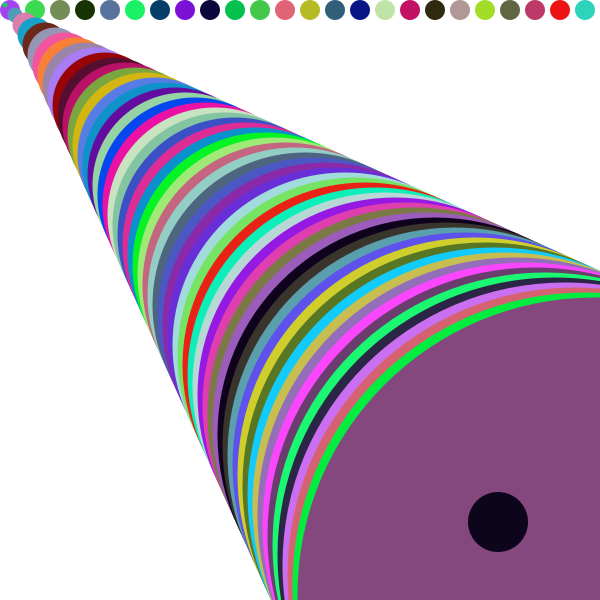
Frame 1 (no input)
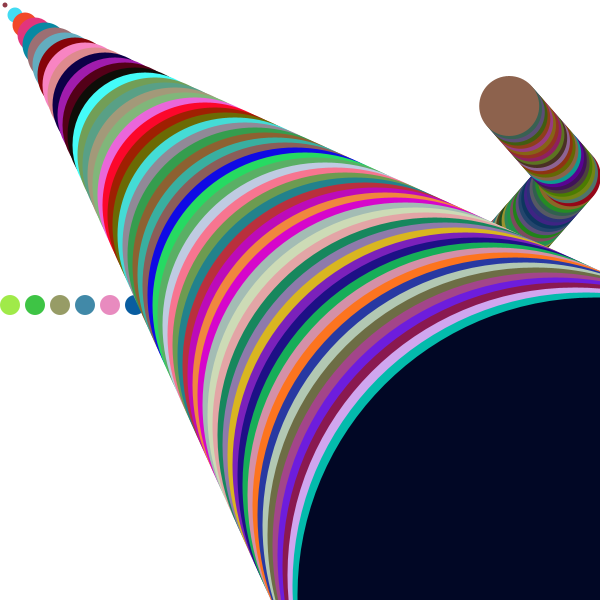
Frame 60 (the mouse pressed at the canvas centre just before this capture)
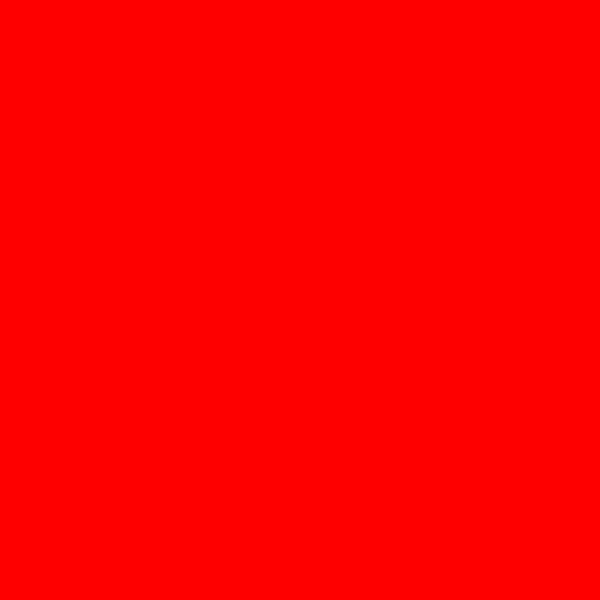
Frame 120 (the mouse held since frame 60 and released just before this capture)

The Processing sketch that drew these frames (run headless with seeded random() and noise(); from frame 60 on, the mouse is pressed at the canvas centre):

// Processing sketch: processing_33382
// ── processing_33382.pde



int line_y = 0;
int space_between_line = 10;

int x = 0;
int y = 0;


int a = 0; //parade attempt
int b = 10; //parade attempy


 
int size = 60;       // Width of the shape
float xpos, ypos;    // Starting position of shape    

float xspeed = 2.8;  // Speed of the shape
float yspeed = 3.2;  // Speed of the shape

int xdirection = 1;  // Left or Right
int ydirection = 1;


void setup(){

  size(600,600);
  background(255);
  
  noStroke();
   smooth();
  // Set the starting position of the shape
  xpos = width/2;
  ypos = height/2;
  
  frameRate(10);
}

void draw(){
  
    

  
  background(255,0,0);

if(line_y < height){

  
  strokeWeight(5);  
  line(0, line_y, width, line_y);
  
  line_y += space_between_line;
  
  strokeWeight(1);
  background(255);
  
              
                        for( int i= 10; i <= width - 10; i+=25) {
                      // do stuff   --------write code that you want to execute inside the brackets
                        
                        
                         fill(random(255), random(255), random(255));
                          ellipse(i,b, 20,20);
                          
                      
                      }
                        b+=5;
  
   for( int i= 5; i < width; i+=10) {
// do stuff   --------write code that you want to execute inside the brackets
  fill(random(255), random(255), random(255));
  ellipse(x+i, y+i, i, i);


fill(random(155),random(155),random(155));
 // Update the position of the shape
  xpos = xpos + ( xspeed * xdirection );
  ypos = ypos + ( yspeed * ydirection );
  
  // Test to see if the shape exceeds the boundaries of the screen
  // If it does, reverse its direction by multiplying by -1

  if (xpos > width-size || xpos < 0) {
    xdirection *= -1;
  }
  

  if (ypos > height-size || ypos < 0) {
    ydirection *= -1;
    
  
  }



  // Draw the shape
  ellipse(xpos+size/2, ypos+size/2, size, size);


}

}


}
